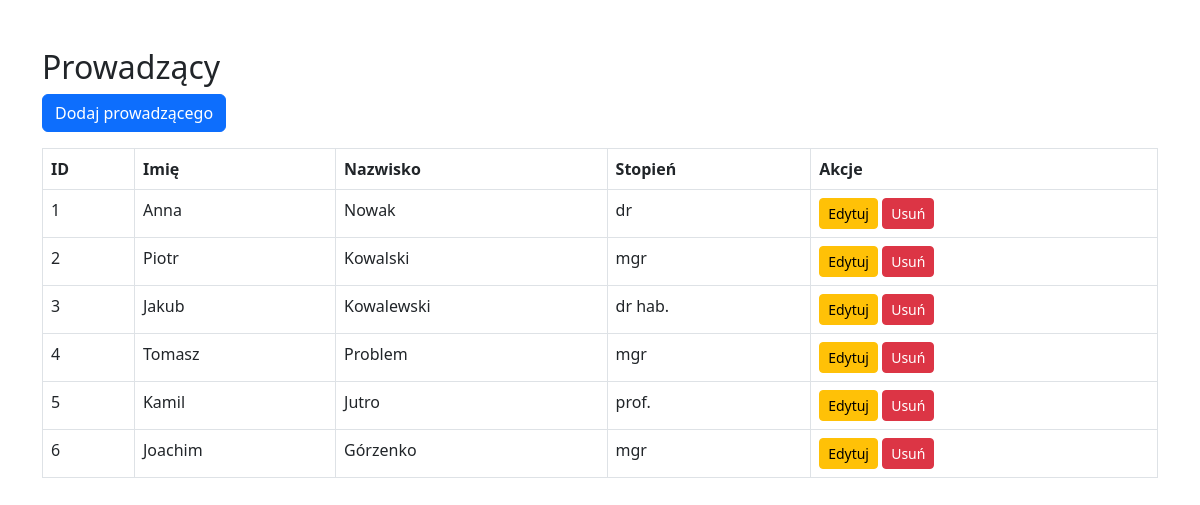
The app's page /prowadzacy/list.php with its own data.
### tables this page shows
CREATE TABLE `prowadzacy` (
  `prowadzacy_id` int(11) NOT NULL,
  `imie` varchar(50) NOT NULL,
  `nazwisko` varchar(50) NOT NULL,
  `stopien_prowadzacy` enum('brak','mgr','dr','dr hab.','prof.') NOT NULL DEFAULT 'brak' COMMENT 'Stopień naukowy prowadzącego'
);

### prowadzacy/list.php (the view, shortened to what this page needs)
<?php require_once '../includes/db.php'; ?>
<!DOCTYPE html>
<html lang="pl">
<head>
  <link href="https://cdn.jsdelivr.net/npm/bootstrap@5.3.0/dist/css/bootstrap.min.css" rel="stylesheet">
</head>
<body class="container mt-5">
  <h2>Prowadzący</h2>
  <a href="create.php" class="btn btn-primary mb-3">Dodaj prowadzącego</a>
  <table class="table table-bordered">
    <thead>
      <tr><th>ID</th><th>Imię</th><th>Nazwisko</th><th>Stopień</th><th>Akcje</th></tr>
    </thead>
    <tbody>
    <?php
      $stmt = $pdo->query("SELECT * FROM prowadzacy");
      foreach ($stmt as $row) {
          echo "<tr>
                  <td>{$row['prowadzacy_id']}</td>
                  <td>{$row['imie']}</td>
                  <td>{$row['nazwisko']}</td>
                  <td>{$row['stopien_prowadzacy']}</td>
                  <td>
                    <a href='edit.php?id={$row['prowadzacy_id']}' class='btn btn-warning btn-sm'>Edytuj</a>
                    <a href='delete.php?id={$row['prowadzacy_id']}' class='btn btn-danger btn-sm'>Usuń</a>
                  </td>
                </tr>";
      }
    ?>
    </tbody>
  </table>
</body>
</html>

### records on screen
prowadzacy: prowadzacy_id "1", imie "Anna", nazwisko "Nowak", stopien_prowadzacy "dr"
prowadzacy: prowadzacy_id "2", imie "Piotr", nazwisko "Kowalski", stopien_prowadzacy "mgr"
prowadzacy: prowadzacy_id "3", imie "Jakub", nazwisko "Kowalewski", stopien_prowadzacy "dr hab."
prowadzacy: prowadzacy_id "4", imie "Tomasz", nazwisko "Problem", stopien_prowadzacy "mgr"
prowadzacy: prowadzacy_id "5", imie "Kamil", nazwisko "Jutro", stopien_prowadzacy "prof."
prowadzacy: prowadzacy_id "6", imie "Joachim", nazwisko "Górzenko", stopien_prowadzacy "mgr"
